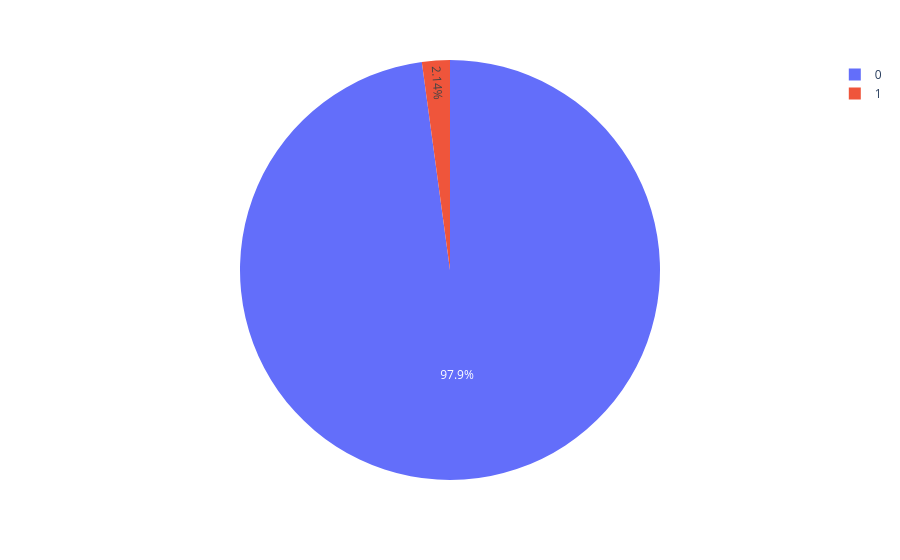

Source (notebook cell):
### Code cell
import plotly.express as px
# This dataframe has 244 lines, but 4 distinct values for `day`
fig = px.pie(df_patient2, values='number_patient', names='cancer')
fig.show()

### Figure 1 — Plotly figure (JSON) as saved in the notebook; plotly's stock layout.template omitted (floating-point values rounded to 4 significant figures)
{"data": [{"domain": {"x": [0, 1], "y": [0, 1]}, "hovertemplate": "cancer=%{label}<br>number_patient=%{value}<extra></extra>", "labels": [0, 1], "legendgroup": "", "name": "", "showlegend": true, "type": "pie", "values": [137, 3]}], "layout": {"legend": {"tracegroupgap": 0}, "margin": {"t": 60}}}
